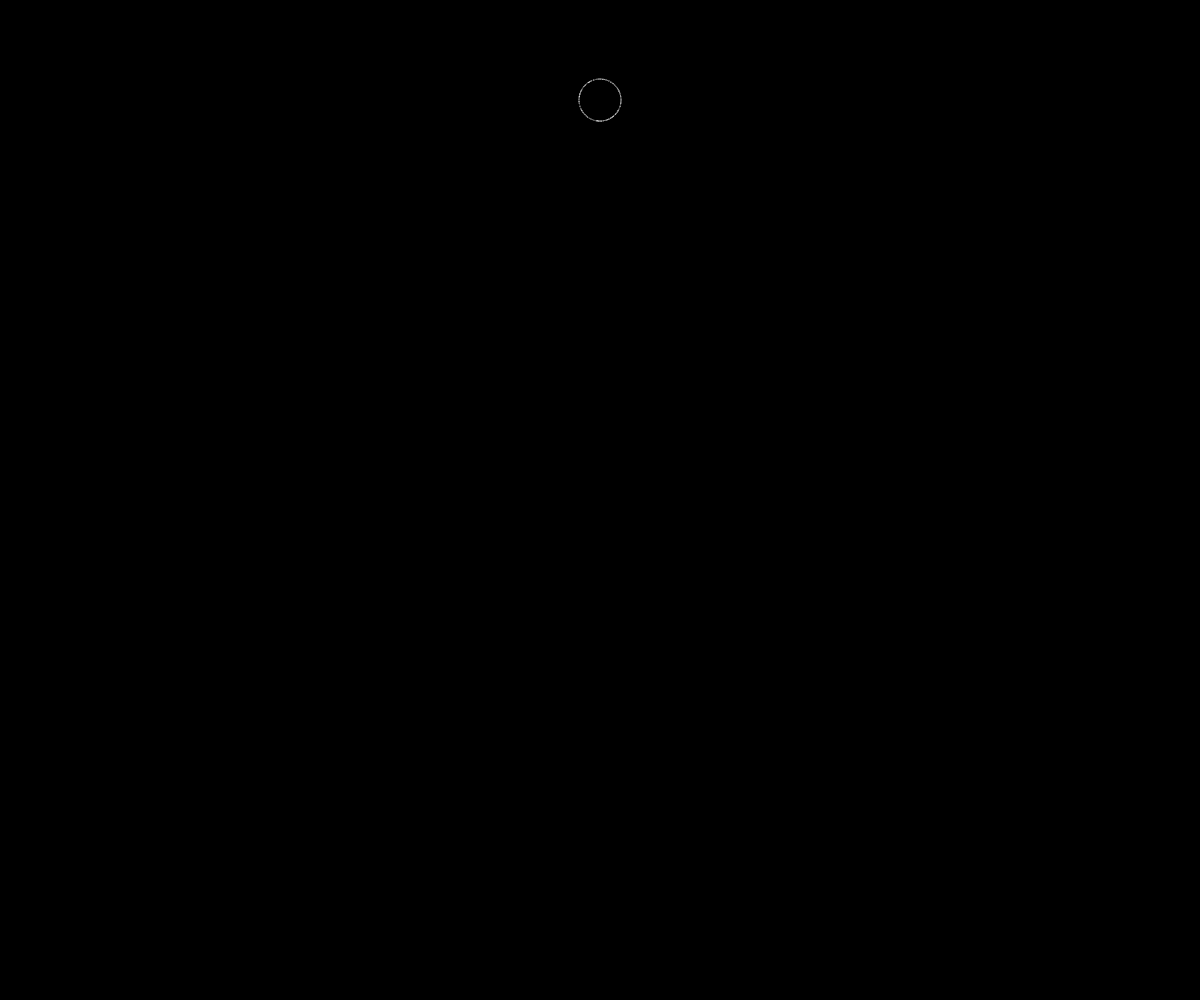
Frame 1 (no input)
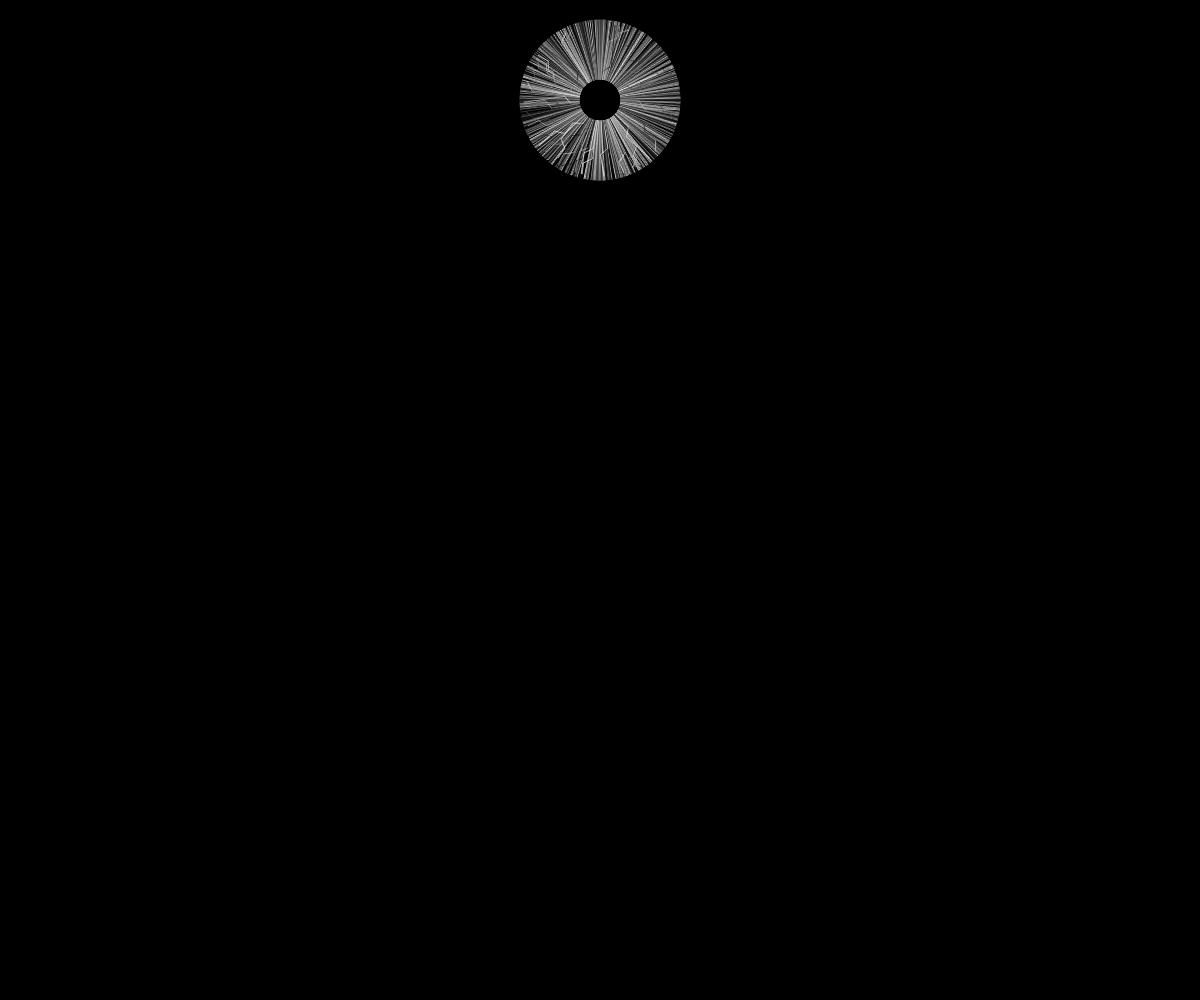
Frame 60 (no input)
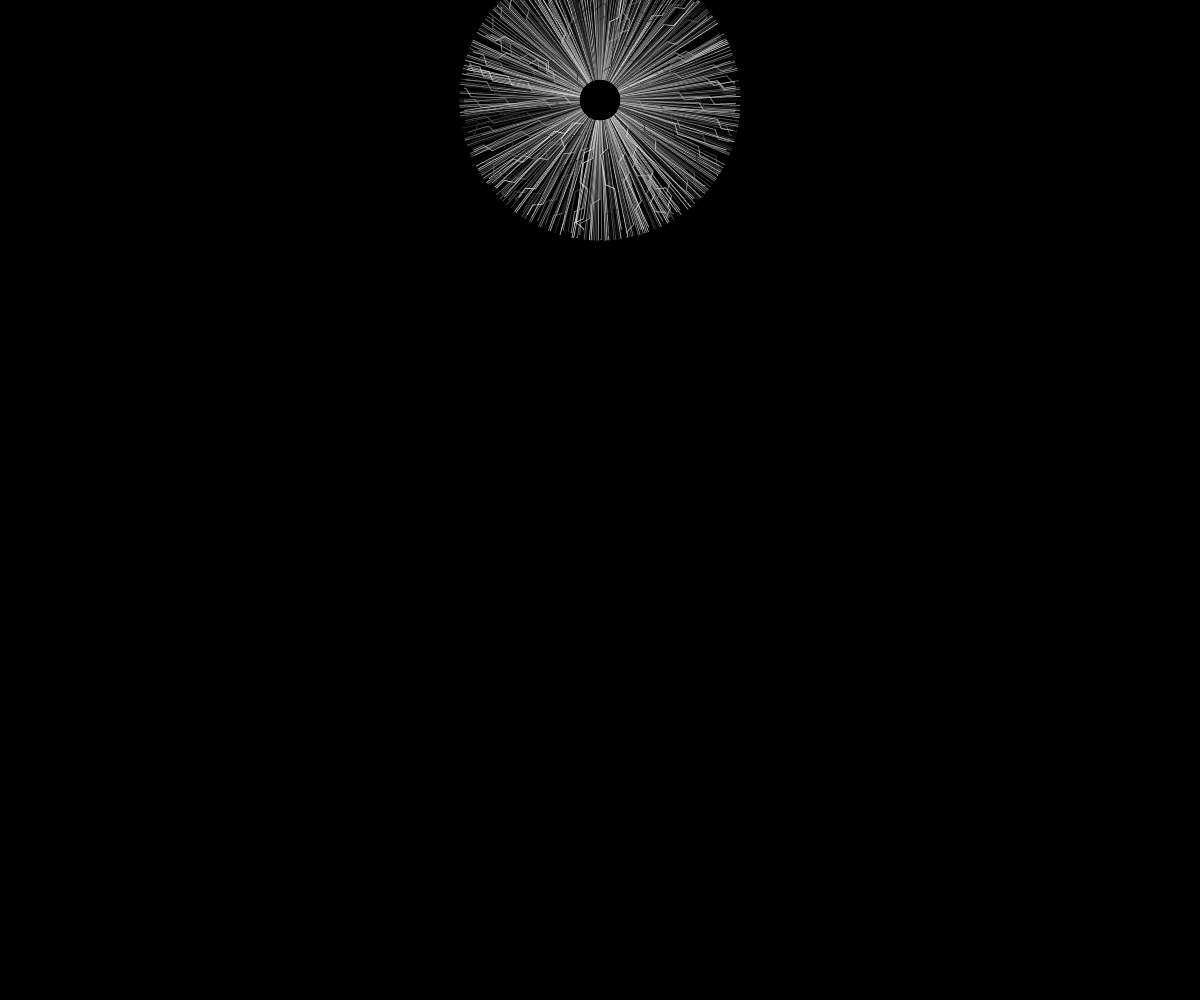
Frame 120 (the mouse pressed at the canvas centre since frame 60)

The p5.js sketch that drew these frames (run headless with seeded random() and noise() and a simulated clock; from frame 60 on, the mouse is pressed at the canvas centre):

// p5.js sketch
// ── sketch.js
var rays = new Array();
var cx, cy;

function setup(){
  smooth(8);
  createCanvas(window.innerWidth,window.innerHeight);
  cx = width/2;
  cy = 100;

  background(color(0,255));
  generateRays(500);
}

function generateRays(num){
  for(var i = 1; i <= num; i++){
    var theta = ((Math.PI*2)/num)*i;
    colorMode(HSB,255);
    var ray_color = random(255);
    // colorMode(RGB,255);
    rays.push(new Ray(theta,ray_color));
  }
}

function draw(){
  background(color(0,0));

//   text("Rays: " + rays.length, 10, 10);
//   text("Framecount: " + frameCount, 10, 30);

  if(frameCount % 700 == 0){
    // rays = [];
     // generateRays(200);
  }

  for(var i = 0; i < rays.length; i++){
    rays[i].move();
  }
}

function Ray(theta,color){
  this.x = cx + (20 * Math.cos(theta));
  this.y = cy + (20 * Math.sin(theta));
  this.driver = 0;
  this.c_driver = 0;
  this.ramp_size = 10;
  this.trigger = Math.floor(random(100));
  this.ramp_dir = 0;
  this.color = color;

  this.move = function(){
    this.driver += 1;

    //when the ramp_dir is 0, hold for a random length
    if(this.ramp_dir == 0){
      //HOLD IT NOW
      if(this.driver % this.trigger == 0){
        this.trigger = Math.floor(random(100)+10);
        if(this.driver % this.ramp_size == 0){
          this.c_driver += Math.PI/2;
          this.ramp_dir = Math.round(Math.sin(this.c_driver));
        }
      }
    }else{
      //HIT IT
      if(this.driver % this.ramp_size == 0){
        this.c_driver += Math.PI/2;
        this.ramp_dir = Math.round(Math.sin(this.c_driver));
      }
    }

    this.x += Math.cos(theta + this.ramp_dir);
    this.y += Math.sin(theta + this.ramp_dir);

    stroke(color);
    point(this.x,this.y);
  }
}
